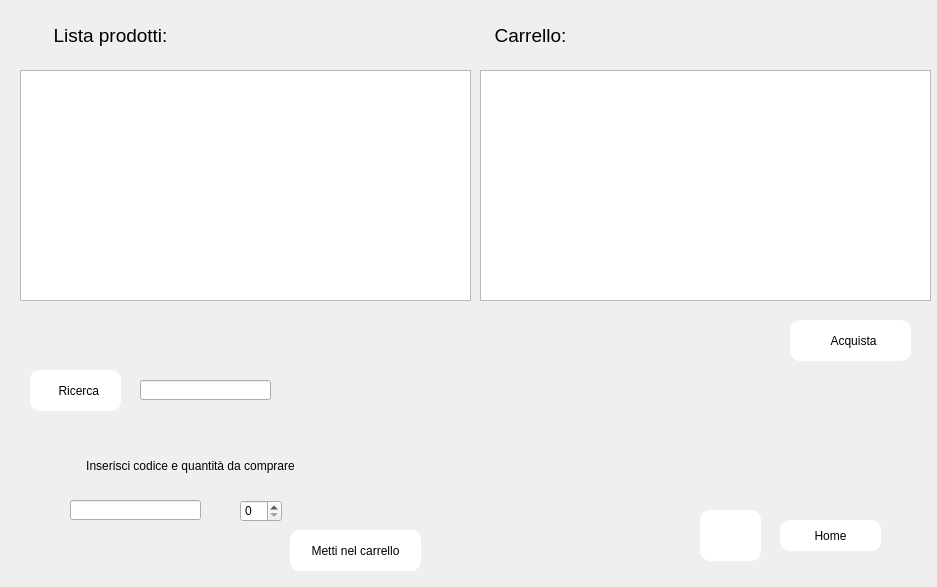
<?xml version="1.0" encoding="UTF-8"?>
<ui version="4.0">
 <class>pfizer</class>
 <widget class="QWidget" name="pfizer">
  <property name="geometry">
   <rect>
    <x>0</x>
    <y>0</y>
    <width>937</width>
    <height>587</height>
   </rect>
  </property>
  <property name="windowTitle">
   <string>Form</string>
  </property>
  <widget class="QLabel" name="label_4">
   <property name="geometry">
    <rect>
     <x>20</x>
     <y>20</y>
     <width>181</width>
     <height>31</height>
    </rect>
   </property>
   <property name="font">
    <font>
     <pointsize>14</pointsize>
    </font>
   </property>
   <property name="text">
    <string>Lista prodotti:</string>
   </property>
   <property name="alignment">
    <set>Qt::AlignCenter</set>
   </property>
  </widget>
  <widget class="QPushButton" name="ricercafornitorebtn">
   <property name="geometry">
    <rect>
     <x>30</x>
     <y>370</y>
     <width>91</width>
     <height>41</height>
    </rect>
   </property>
   <property name="cursor">
    <cursorShape>PointingHandCursor</cursorShape>
   </property>
   <property name="styleSheet">
    <string notr="true">border-radius: 10px;
background-color: qlineargradient(spread:pad, x1:0, y1:0, x2:1, y2:0, stop:0 rgba(255, 255, 255, 255), stop:1 rgba(255, 255, 255, 255));</string>
   </property>
   <property name="text">
    <string>  Ricerca</string>
   </property>
   <property name="icon">
    <iconset resource="../resource.qrc">
     <normaloff>:/no/loghi-icone/iconalente.PNG</normaloff>:/no/loghi-icone/iconalente.PNG</iconset>
   </property>
  </widget>
  <widget class="QLineEdit" name="lineEdit">
   <property name="geometry">
    <rect>
     <x>140</x>
     <y>380</y>
     <width>131</width>
     <height>20</height>
    </rect>
   </property>
  </widget>
  <widget class="QLineEdit" name="lineEdit_2">
   <property name="geometry">
    <rect>
     <x>70</x>
     <y>500</y>
     <width>131</width>
     <height>20</height>
    </rect>
   </property>
  </widget>
  <widget class="QLabel" name="label">
   <property name="geometry">
    <rect>
     <x>50</x>
     <y>450</y>
     <width>281</width>
     <height>31</height>
    </rect>
   </property>
   <property name="font">
    <font>
     <pointsize>9</pointsize>
    </font>
   </property>
   <property name="text">
    <string>Inserisci codice e quantità da comprare</string>
   </property>
   <property name="alignment">
    <set>Qt::AlignCenter</set>
   </property>
  </widget>
  <widget class="QSpinBox" name="quantitaprodsb">
   <property name="geometry">
    <rect>
     <x>240</x>
     <y>500</y>
     <width>42</width>
     <height>22</height>
    </rect>
   </property>
  </widget>
  <widget class="QPushButton" name="carrellobtn">
   <property name="geometry">
    <rect>
     <x>290</x>
     <y>530</y>
     <width>131</width>
     <height>41</height>
    </rect>
   </property>
   <property name="cursor">
    <cursorShape>PointingHandCursor</cursorShape>
   </property>
   <property name="styleSheet">
    <string notr="true">border-radius: 10px;
background-color: qlineargradient(spread:pad, x1:0, y1:0, x2:1, y2:0, stop:0 rgba(255, 255, 255, 255), stop:1 rgba(255, 255, 255, 255));
</string>
   </property>
   <property name="text">
    <string>Metti nel carrello</string>
   </property>
   <property name="icon">
    <iconset resource="../resource.qrc">
     <normaloff>:/no/loghi-icone/iconacarrello.PNG</normaloff>:/no/loghi-icone/iconacarrello.PNG</iconset>
   </property>
   <property name="iconSize">
    <size>
     <width>30</width>
     <height>30</height>
    </size>
   </property>
  </widget>
  <widget class="QLabel" name="label_3">
   <property name="geometry">
    <rect>
     <x>440</x>
     <y>20</y>
     <width>181</width>
     <height>31</height>
    </rect>
   </property>
   <property name="font">
    <font>
     <pointsize>14</pointsize>
    </font>
   </property>
   <property name="text">
    <string>Carrello:</string>
   </property>
   <property name="alignment">
    <set>Qt::AlignCenter</set>
   </property>
  </widget>
  <widget class="QFrame" name="frame">
   <property name="geometry">
    <rect>
     <x>-10</x>
     <y>-10</y>
     <width>951</width>
     <height>601</height>
    </rect>
   </property>
   <property name="styleSheet">
    <string notr="true">background-image: url(:/no/loghi-icone/abros.jpg);</string>
   </property>
   <property name="frameShape">
    <enum>QFrame::StyledPanel</enum>
   </property>
   <property name="frameShadow">
    <enum>QFrame::Raised</enum>
   </property>
  </widget>
  <widget class="QPushButton" name="pushButton">
   <property name="geometry">
    <rect>
     <x>700</x>
     <y>510</y>
     <width>61</width>
     <height>51</height>
    </rect>
   </property>
   <property name="cursor">
    <cursorShape>PointingHandCursor</cursorShape>
   </property>
   <property name="styleSheet">
    <string notr="true">border-radius: 10px;
background-color: qlineargradient(spread:pad, x1:0, y1:0, x2:1, y2:0, stop:0 rgba(255, 255, 255, 255), stop:1 rgba(255, 255, 255, 255));</string>
   </property>
   <property name="text">
    <string/>
   </property>
   <property name="icon">
    <iconset resource="../resource.qrc">
     <normaloff>:/no/loghi-icone/iconaindietro.PNG</normaloff>:/no/loghi-icone/iconaindietro.PNG</iconset>
   </property>
   <property name="iconSize">
    <size>
     <width>40</width>
     <height>40</height>
    </size>
   </property>
  </widget>
  <widget class="QPushButton" name="homebtn">
   <property name="geometry">
    <rect>
     <x>780</x>
     <y>520</y>
     <width>101</width>
     <height>31</height>
    </rect>
   </property>
   <property name="cursor">
    <cursorShape>PointingHandCursor</cursorShape>
   </property>
   <property name="styleSheet">
    <string notr="true">border-radius: 10px;
background-color: qlineargradient(spread:pad, x1:0, y1:0, x2:1, y2:0, stop:0 rgba(255, 255, 255, 255), stop:1 rgba(255, 255, 255, 255));</string>
   </property>
   <property name="text">
    <string>Home</string>
   </property>
   <property name="icon">
    <iconset resource="../resource.qrc">
     <normaloff>:/no/loghi-icone/iconahome.PNG</normaloff>:/no/loghi-icone/iconahome.PNG</iconset>
   </property>
   <property name="iconSize">
    <size>
     <width>40</width>
     <height>40</height>
    </size>
   </property>
  </widget>
  <widget class="QTableWidget" name="tableWidgetlist">
   <property name="geometry">
    <rect>
     <x>20</x>
     <y>70</y>
     <width>451</width>
     <height>231</height>
    </rect>
   </property>
  </widget>
  <widget class="QTableWidget" name="tableWidgetcarrello">
   <property name="geometry">
    <rect>
     <x>480</x>
     <y>70</y>
     <width>451</width>
     <height>231</height>
    </rect>
   </property>
  </widget>
  <widget class="QPushButton" name="acquistabtn">
   <property name="geometry">
    <rect>
     <x>790</x>
     <y>320</y>
     <width>121</width>
     <height>41</height>
    </rect>
   </property>
   <property name="cursor">
    <cursorShape>PointingHandCursor</cursorShape>
   </property>
   <property name="styleSheet">
    <string notr="true">border-radius: 10px;
background-color: qlineargradient(spread:pad, x1:0, y1:0, x2:1, y2:0, stop:0 rgba(255, 255, 255, 255), stop:1 rgba(255, 255, 255, 255));
</string>
   </property>
   <property name="text">
    <string>  Acquista</string>
   </property>
   <property name="icon">
    <iconset resource="../resource.qrc">
     <normaloff>:/no/loghi-icone/iconadollaro.PNG</normaloff>:/no/loghi-icone/iconadollaro.PNG</iconset>
   </property>
   <property name="iconSize">
    <size>
     <width>30</width>
     <height>30</height>
    </size>
   </property>
  </widget>
  <zorder>frame</zorder>
  <zorder>label_4</zorder>
  <zorder>ricercafornitorebtn</zorder>
  <zorder>lineEdit</zorder>
  <zorder>lineEdit_2</zorder>
  <zorder>label</zorder>
  <zorder>quantitaprodsb</zorder>
  <zorder>carrellobtn</zorder>
  <zorder>label_3</zorder>
  <zorder>pushButton</zorder>
  <zorder>homebtn</zorder>
  <zorder>tableWidgetlist</zorder>
  <zorder>tableWidgetcarrello</zorder>
  <zorder>acquistabtn</zorder>
 </widget>
 <resources>
  <include location="../resource.qrc"/>
 </resources>
 <connections/>
</ui>
